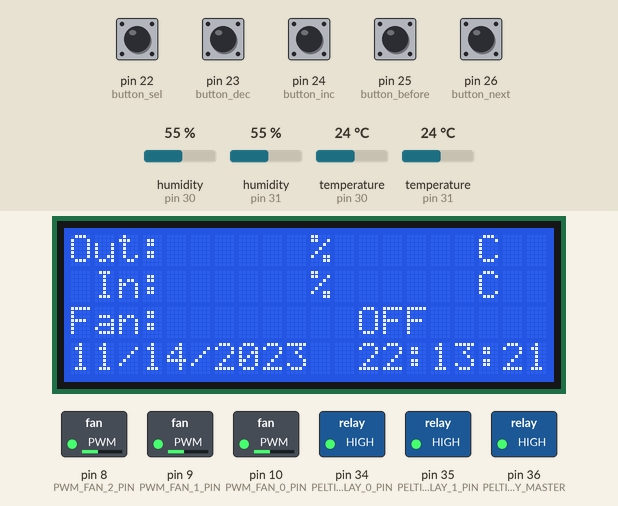
A sketch run on a simulated Arduino Mega 2560, built with avr-gcc and run on an emulated ATmega2560. On the bench: 20×4 character LCD, switched loads named in the sketch (green lamp = pin HIGH). The inputs (shaded band) are chosen by the test bench; at power-on: pin 22 (button_sel), pin 23 (button_dec), pin 24 (button_inc), pin 25 (button_before), pin 26 (button_next) HIGH, humidity (sensors on pin 30, pin 31) 55 %, temperature (sensors on pin 30, pin 31) 24 °C. The local clock reads 2024-03-15 10:24:30 at power-on unless the sketch sets it; what the sketch prints to the serial monitor is not drawn.

Above: at 1.6 s.
1.7 s: pin 25 (button_before) pulled LOW for 0.15 s
At 2.9 s:
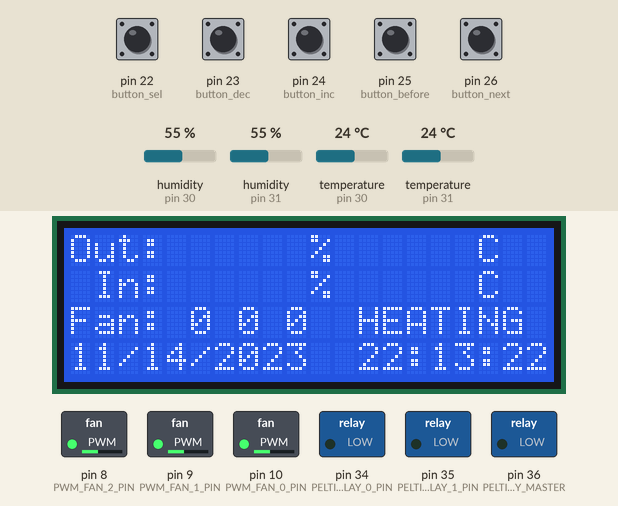
5.6 s: pin 26 (button_next) pulled LOW for 0.15 s
At 6.5 s:
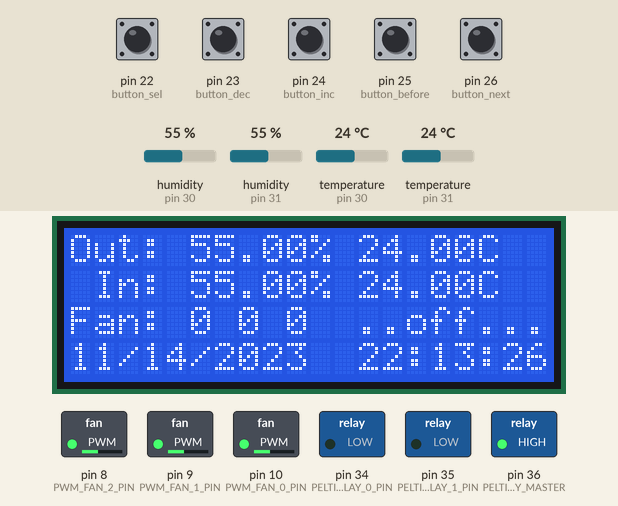
9.6 s: pin 26 (button_next) pulled LOW for 1 s
At 11.4 s:
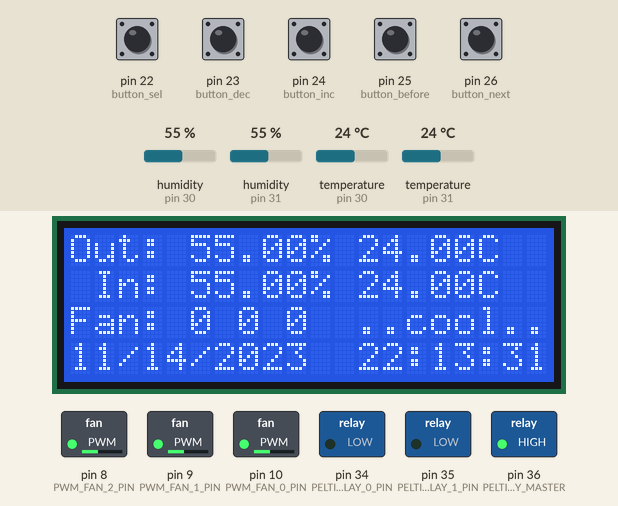
14.6 s: pin 26 (button_next) pulled LOW for 0.15 s
At 15.9 s:
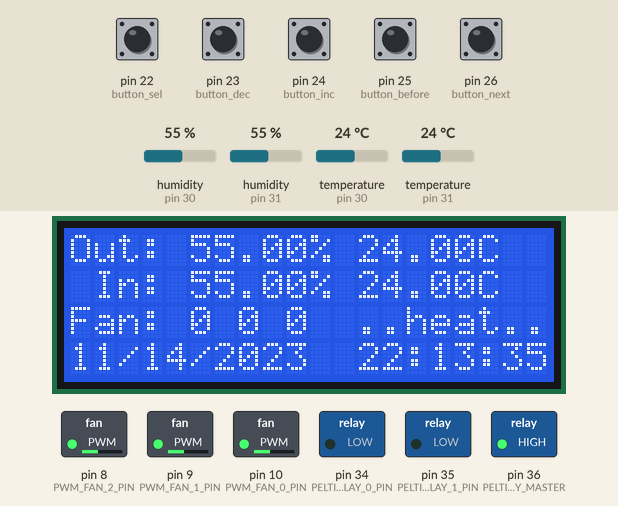
18.6 s: pin 25 (button_before) pulled LOW for 1 s
At 25.9 s:
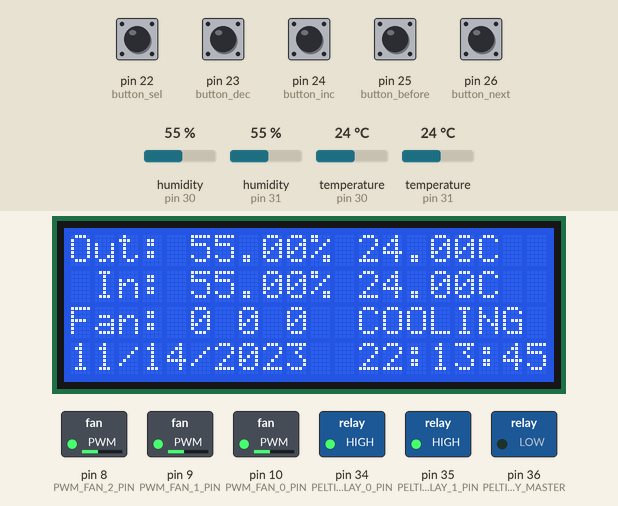
29.6 s: pin 22 (button_sel) pulled LOW for 0.15 s
At 30.9 s:
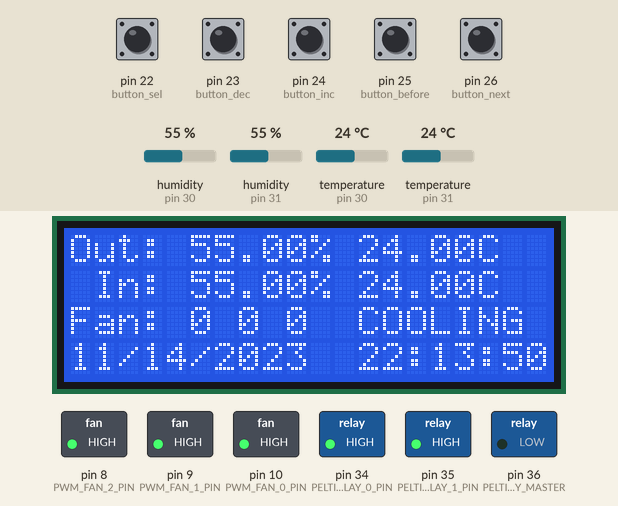
Timing chart, 0 to 32.6 s (numbered marks = the images above; inputs shaded):
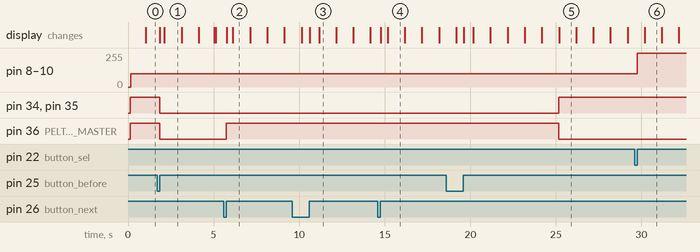

The sketch:

the_box.ino
```cpp
// Libraries used:
//
//  Adafruit unified sensor - by Adafruit
//  DHT Sensor Library - by Adafruit
//  RTClib - by Adafruit
//  LiquidCrystal_I2C - by Frank de Brabander
//  Button - by Michael Adams

#include <RTClib.h>
#include <LiquidCrystal_I2C.h>
#include <DHT.h>
#include <Button.h>


/*

$$$$$$$\  $$\   $$\ $$$$$$$$\ $$$$$$$$\  $$$$$$\  $$\   $$\  $$$$$$\
$$  __$$\ $$ |  $$ |\__$$  __|\__$$  __|$$  __$$\ $$$\  $$ |$$  __$$\
$$ |  $$ |$$ |  $$ |   $$ |      $$ |   $$ /  $$ |$$$$\ $$ |$$ /  \__|
$$$$$$$\ |$$ |  $$ |   $$ |      $$ |   $$ |  $$ |$$ $$\$$ |\$$$$$$\
$$  __$$\ $$ |  $$ |   $$ |      $$ |   $$ |  $$ |$$ \$$$$ | \____$$\
$$ |  $$ |$$ |  $$ |   $$ |      $$ |   $$ |  $$ |$$ |\$$$ |$$\   $$ |
$$$$$$$  |\$$$$$$  |   $$ |      $$ |    $$$$$$  |$$ | \$$ |\$$$$$$  |
\_______/  \______/    \__|      \__|    \______/ \__|  \__| \______/

*/
#define BUTTON_COUNT 5
Button button_next(26);
Button button_sel(22);
Button button_inc(24);
Button button_before(25);
Button button_dec(23);

#define BUTTON_NEXT 0
#define BUTTON_BEFORE 1
#define BUTTON_INC 2
#define BUTTON_DEC 3
#define BUTTON_SEL 4

Button buttons[5] = {button_next, button_before, button_inc, button_dec, button_sel};

void initButtons() {
  int i;
  for (i = 0; i < BUTTON_COUNT; i++)
  {
    buttons[i].begin();
  }
}

/*

$$$$$$$\  $$$$$$$$\ $$\    $$$$$$$$\ $$$$$$\ $$$$$$$$\ $$$$$$$\
$$  __$$\ $$  _____|$$ |   \__$$  __|\_$$  _|$$  _____|$$  __$$\
$$ |  $$ |$$ |      $$ |      $$ |     $$ |  $$ |      $$ |  $$ |
$$$$$$$  |$$$$$\    $$ |      $$ |     $$ |  $$$$$\    $$$$$$$  |
$$  ____/ $$  __|   $$ |      $$ |     $$ |  $$  __|   $$  __$$<
$$ |      $$ |      $$ |      $$ |     $$ |  $$ |      $$ |  $$ |
$$ |      $$$$$$$$\ $$$$$$$$\ $$ |   $$$$$$\ $$$$$$$$\ $$ |  $$ |
\__|      \________|\________|\__|   \______|\________|\__|  \__|

*/
#define PELTIER_RELAY_0_PIN 34
#define PELTIER_RELAY_1_PIN 35
#define PELTIER_RELAY_MASTER 36

#define PELTIER_STATE_COOL 0x00
#define PELTIER_STATE_OFF 0x01
#define PELTIER_STATE_HEAT 0x02
#define PELTIER_STATE_TOCOOL 0x03
#define PELTIER_STATE_TOHEAT 0x04
#define PELTIER_STATE_TOOFF 0x05

#define RELAY_0_BIT 0x01
#define RELAY_1_BIT 0x02
#define RELAY_MASTER_BIT 0x04

int peltierHardwareState; // Bits: 0 = HIGH, 1 = LOW
int peltierEngineState;
unsigned long int peltierLastTransitionTime;

void peltierHardwareHeat() {
  peltierHardwareOn();
  if ( !(peltierHardwareState & RELAY_1_BIT) ) {
    digitalWrite(PELTIER_RELAY_1_PIN, LOW);
    peltierHardwareState |= RELAY_1_BIT;
  }

  if ( !(peltierHardwareState & RELAY_0_BIT) ) {
      digitalWrite(PELTIER_RELAY_0_PIN, LOW);
    peltierHardwareState |= RELAY_0_BIT;
  }
}


void peltierHardwareCool() {
  peltierHardwareOn();
  if ( peltierHardwareState & RELAY_1_BIT ) {
    digitalWrite(PELTIER_RELAY_1_PIN, HIGH);
    peltierHardwareState &= (~RELAY_1_BIT);
  }

  if ( peltierHardwareState & RELAY_0_BIT ) {
      digitalWrite(PELTIER_RELAY_0_PIN, HIGH);
    peltierHardwareState &= (~RELAY_0_BIT);
  }
}

void peltierHardwareOn() {
  if ( !(peltierHardwareState & RELAY_MASTER_BIT) ) {
    digitalWrite(PELTIER_RELAY_MASTER, LOW); // Turn master relay on
    peltierHardwareState |= RELAY_MASTER_BIT;
  }
}

void peltierHardwareOff() {
  if ( peltierHardwareState & RELAY_MASTER_BIT ) {
    digitalWrite(PELTIER_RELAY_MASTER, HIGH); // Turn master relay off
    peltierHardwareState &= (~RELAY_MASTER_BIT);
  }
}

void peltierInit() {
      pinMode(PELTIER_RELAY_0_PIN, OUTPUT);
      pinMode(PELTIER_RELAY_1_PIN, OUTPUT);
      pinMode(PELTIER_RELAY_MASTER, OUTPUT);
      digitalWrite(PELTIER_RELAY_1_PIN, HIGH);
      digitalWrite(PELTIER_RELAY_0_PIN, HIGH);
      digitalWrite(PELTIER_RELAY_MASTER, HIGH); // Turn master relay off
      peltierHardwareState = 0;
      peltierEngineState = PELTIER_STATE_OFF;
      peltierPrintState();
}

void peltierPrintState() {
  const char *s;
  switch(peltierEngineState) {
    case PELTIER_STATE_OFF:    s = "OFF     "; break;
    case PELTIER_STATE_HEAT:   s = "HEATING "; break;
    case PELTIER_STATE_COOL:   s = "COOLING "; break;
    case PELTIER_STATE_TOHEAT: s = "..heat.."; break;
    case PELTIER_STATE_TOCOOL: s = "..cool.."; break;
    case PELTIER_STATE_TOOFF:  s = "..off..."; break;
  }
  lcdPeltierUpdate(s);
}

void peltierTick(unsigned long currentTime) {
  static unsigned long lastPeltierTick = 0;

  // Do something only every second
  if ( currentTime - lastPeltierTick > 1000 ) {
    switch(peltierEngineState) {
      case PELTIER_STATE_TOOFF:
        if ( currentTime - peltierLastTransitionTime > 5000 ) {
          peltierEngineState = PELTIER_STATE_OFF;
          peltierHardwareOff();
          peltierPrintState();
        }
        break;
      case PELTIER_STATE_TOCOOL:
        if ( currentTime - peltierLastTransitionTime > 5000 ) {
          peltierEngineState = PELTIER_STATE_COOL;
          peltierHardwareCool();
          peltierPrintState();
        }
        break;
      case PELTIER_STATE_TOHEAT:
        if ( currentTime - peltierLastTransitionTime > 5000 ) {
          peltierEngineState = PELTIER_STATE_HEAT;
          peltierHardwareHeat();
          peltierPrintState();
        }
        break;
    }
    lastPeltierTick = currentTime;
  }
}

void peltierStateOff() {
  bool change = false;
  switch(peltierEngineState) {
    case PELTIER_STATE_HEAT:
    case PELTIER_STATE_COOL:
      peltierEngineState = PELTIER_STATE_TOOFF; change = true; peltierHardwareOff(); break;
    case PELTIER_STATE_TOCOOL:
    case PELTIER_STATE_TOHEAT:
      peltierEngineState = PELTIER_STATE_TOOFF; change = true; break;
  }
  if ( change ) {
    peltierLastTransitionTime = millis();
    peltierPrintState();
  }
}

void peltierStateCool() {
  bool change = false;
    switch(peltierEngineState) {
    case PELTIER_STATE_HEAT: peltierEngineState = PELTIER_STATE_TOCOOL; change = true; peltierHardwareOff(); break;
    case PELTIER_STATE_OFF: peltierEngineState = PELTIER_STATE_COOL;  change = true; peltierHardwareCool(); break;
    case PELTIER_STATE_TOOFF:
    case PELTIER_STATE_TOHEAT:
      peltierEngineState = PELTIER_STATE_TOCOOL; change = true; break;
  }
  if ( change ) {
    peltierLastTransitionTime = millis();
    peltierPrintState();
  }
}

void peltierStateHeat() {
  bool change = false;
   switch(peltierEngineState) {
    case PELTIER_STATE_COOL: peltierEngineState = PELTIER_STATE_TOHEAT; change = true; peltierHardwareOff(); break;
    case PELTIER_STATE_OFF: peltierEngineState = PELTIER_STATE_HEAT; change = true; peltierHardwareHeat(); break;
    case PELTIER_STATE_TOOFF:
    case PELTIER_STATE_TOCOOL:
      peltierEngineState = PELTIER_STATE_TOHEAT; change = true; break;
  }
  if ( change ) {
    peltierLastTransitionTime = millis();
    peltierPrintState();
  }
}

void peltierStateCycle(int upOrDown) {
  switch(peltierEngineState) {
    case PELTIER_STATE_OFF:
    case PELTIER_STATE_TOOFF:
      if ( upOrDown > 0 ) peltierStateCool();
      else peltierStateHeat();
      break;
    case PELTIER_STATE_COOL:
    case PELTIER_STATE_TOCOOL:
      if ( upOrDown > 0 ) peltierStateHeat();
      else peltierStateOff();
      break;
    case PELTIER_STATE_HEAT:
    case PELTIER_STATE_TOHEAT:
      if ( upOrDown > 0 ) peltierStateOff();
      else peltierStateCool();
      break;
  }
}


/*

$$$$$$$$\  $$$$$$\  $$\   $$\
$$  _____|$$  __$$\ $$$\  $$ |
$$ |      $$ /  $$ |$$$$\ $$ |
$$$$$\    $$$$$$$$ |$$ $$\$$ |
$$  __|   $$  __$$ |$$ \$$$$ |
$$ |      $$ |  $$ |$$ |\$$$ |
$$ |      $$ |  $$ |$$ | \$$ |
\__|      \__|  \__|\__|  \__|

*/

// FAN1 is outside one
#define FAN_INIT 0
#define FAN_0_SET 1
#define FAN_1_SET 2
#define FAN_2_SET 3
#define FAN_0_CHANGE 4
#define FAN_1_CHANGE 5
#define FAN_2_CHANGE 6
#define FAN_TOGGLE_MIN_MAX 7

#define PWM_FAN_0_PIN 10
#define PWM_FAN_1_PIN 9
#define PWM_FAN_2_PIN 8

#define FAN_0_TACH_PIN 2
#define FAN_1_TACH_PIN 3
#define FAN_2_TACH_PIN 4

volatile int fan0PulseCounter, fan1PulseCounter, fan2PulseCounter;

/**
 * Performs a fan operation.
 * Opt can be one of the operations above.
 * Arg is a number 0-255.
 */
void fan(byte opt, int arg)
{
  static int fanSpeed[] = {100, 100, 100};
  int ch = 0; // bitmask tracking which fans changed

  switch (opt)
  {
  case FAN_INIT:
    pinMode(PWM_FAN_0_PIN, OUTPUT);
    pinMode(PWM_FAN_1_PIN, OUTPUT);
    pinMode(PWM_FAN_2_PIN, OUTPUT);
    ch |= (0x01 | 0x02 | 0x04);
    break;
  case FAN_0_SET:
    fanSpeed[0] = arg;
    ch |= 0x01;
    break;
  case FAN_1_SET:
    fanSpeed[1] = arg;
    ch |= 0x02;
    break;
  case FAN_2_SET:
    fanSpeed[2] = arg;
    ch |= 0x04;
    break;
  case FAN_0_CHANGE:
    fanSpeed[0] += arg;
    ch |= 0x01;
    if (fanSpeed[0] > 255)
      fanSpeed[0] = 255;
    if (fanSpeed[0] < 0)
      fanSpeed[0] = 0;
    break;
  case FAN_1_CHANGE:
    fanSpeed[1] += arg;
    ch |= 0x02;
    if (fanSpeed[1] > 255)
      fanSpeed[1] = 255;
    if (fanSpeed[1] < 0)
      fanSpeed[1] = 0;
    break;
  case FAN_2_CHANGE:
    fanSpeed[2] += arg;
    ch |= 0x04;
    if (fanSpeed[2] > 255)
      fanSpeed[2] = 255;
    if (fanSpeed[2] < 0)
      fanSpeed[2] = 0;
    break;
  case FAN_TOGGLE_MIN_MAX:
    if (fanSpeed[0] != 255)
    {
      fanSpeed[0] = 255;
      fanSpeed[1] = 255;
      fanSpeed[2] = 255;
    }
    else
    {
      fanSpeed[0] = 0;
      fanSpeed[1] = 0;
      fanSpeed[2] = 0;
    }
    ch |= (0x01 | 0x02 | 0x04);
    break;
  }
  if (ch & 0x01)
    analogWrite(PWM_FAN_0_PIN, fanSpeed[0]);
  if (ch & 0x02)
    analogWrite(PWM_FAN_1_PIN, fanSpeed[1]);
  if (ch & 0x04)
    analogWrite(PWM_FAN_2_PIN, fanSpeed[2]);
}

// ISRs
void fan0Tach() { fan0PulseCounter++; }
void fan1Tach() { fan1PulseCounter++; }
void fan2Tach() { fan2PulseCounter++; }

// Fan tick is mostly just using the fan tach interrupts to measure the speed of the fan.
// It runs every 2 seconds and consumes 200 ms to measure the fans.
void fanTick(unsigned long currentTime)
{
  static unsigned long lastFanTick = 0;

  if ( (currentTime - lastFanTick) > 2000) {
    fan0PulseCounter = fan1PulseCounter = fan2PulseCounter = 0;
    attachInterrupt(digitalPinToInterrupt(FAN_0_TACH_PIN), fan0Tach, RISING);
    attachInterrupt(digitalPinToInterrupt(FAN_1_TACH_PIN), fan1Tach, RISING);
    attachInterrupt(digitalPinToInterrupt(FAN_2_TACH_PIN), fan2Tach, RISING);
    delay(100);
    detachInterrupt(digitalPinToInterrupt(FAN_0_TACH_PIN));
    detachInterrupt(digitalPinToInterrupt(FAN_1_TACH_PIN));
    detachInterrupt(digitalPinToInterrupt(FAN_2_TACH_PIN));
    lcdFanUpdate(fan0PulseCounter, fan1PulseCounter, fan2PulseCounter);
    lastFanTick = currentTime;
  }
}

/*

$$\       $$$$$$\  $$$$$$$\
$$ |     $$  __$$\ $$  __$$\
$$ |     $$ /  \__|$$ |  $$ |
$$ |     $$ |      $$ |  $$ |
$$ |     $$ |      $$ |  $$ |
$$ |     $$ |  $$\ $$ |  $$ |
$$$$$$$$\\$$$$$$  |$$$$$$$  |
\________|\______/ \_______/

*/
LiquidCrystal_I2C lcd(0x27, 20, 4); // set the LCD address to 0x27 for a 16 chars and 2 line display

int currentScreen = 0;
const char *screen[][4] = {
  {
    "Out:      %      C  ",
    " In:      %      C  ",
    "Fan:                ",
    "   Digital Geyser   "
  }
};

void lcdSensorUpdate(float hOut, float tOut, float hIn, float tIn) {
    lcdPrintFloatAt(5, 0, hOut);
    lcdPrintFloatAt(12, 0, tOut);
    lcdPrintFloatAt(5, 1, hIn);
    lcdPrintFloatAt(12, 1, tIn);
}

void lcdPeltierUpdate(const char *s) {
    lcdPrintStringAt(12, 2, s);
}

void lcdFanUpdate(int fan0Counter, int fan1Counter, int fan2Counter) {
    lcdPrintIntAt(5, 2, fan0Counter); // At full speed, this is mostly 5, sometimes 4.
    lcdPrintIntAt(7, 2, fan1Counter); // When fan is not spinning, this is 0.
    lcdPrintIntAt(9, 2, fan2Counter); // When fan is not spinning, this is 0.
}

void lcdClockUpdate(DateTime dt) {
    char buf2[] = "MM/DD/YYYY  hh:mm:ss";
    lcdPrintStringAt(0, 3, dt.toString(buf2));
}

void lcdUpdate(const char *line0, const char *line1, const char *line2, const char *line3)
{
  lcd.setCursor(0, 0);
  lcd.print(line0);
  lcd.setCursor(0, 1);
  lcd.print(line1);
  lcd.setCursor(0, 2);
  lcd.print(line2);
  lcd.setCursor(0, 3);
  lcd.print(line3);
}

void lcdPrintFloatAt(byte x, byte y, float f)
{
  lcd.setCursor(x, y);
  lcd.print(f);
}

void lcdPrintIntAt(byte x, byte y, int i) {
  lcd.setCursor(x, y);
  lcd.print(i);
}

void lcdPrintStringAt(byte x, byte y, const char *s)
{
  lcd.setCursor(x, y);
  lcd.print(s);
}

void lcdDrawScreen(int n) {
  currentScreen = n;
  lcdUpdate(screen[n][0], screen[n][1], screen[n][2], screen[n][3]);
}

void lcdInit()
{
  lcd.init();
  lcd.backlight();
  lcdDrawScreen(0);
}

/*

 $$$$$$\  $$\       $$$$$$\   $$$$$$\  $$\   $$\
$$  __$$\ $$ |     $$  __$$\ $$  __$$\ $$ | $$  |
$$ /  \__|$$ |     $$ /  $$ |$$ /  \__|$$ |$$  /
$$ |      $$ |     $$ |  $$ |$$ |      $$$$$  /
$$ |      $$ |     $$ |  $$ |$$ |      $$  $$<
$$ |  $$\ $$ |     $$ |  $$ |$$ |  $$\ $$ |\$$\
\$$$$$$  |$$$$$$$$\ $$$$$$  |\$$$$$$  |$$ | \$$\
 \______/ \________|\______/  \______/ \__|  \__|

*/
RTC_DS3231 clock;
unsigned long lastClockTick = 0;

void clockInit() {
  clock.begin();

  // This line will set the time to whatever the time was when the sketch was compiled.
  // Take this out later.
  clock.adjust(DateTime(F(__DATE__), F(__TIME__)));

}

void clockTick(unsigned long currentTime)
{
  static unsigned long lastClockTick = 0;

  if (currentTime - lastClockTick > 1000)
  {
    DateTime now = clock.now();
    lcdClockUpdate(now);
    lastClockTick = currentTime;
  }
}


/*

 $$$$$$\  $$$$$$$$\ $$\   $$\  $$$$$$\   $$$$$$\  $$$$$$$\   $$$$$$\
$$  __$$\ $$  _____|$$$\  $$ |$$  __$$\ $$  __$$\ $$  __$$\ $$  __$$\
$$ /  \__|$$ |      $$$$\ $$ |$$ /  \__|$$ /  $$ |$$ |  $$ |$$ /  \__|
\$$$$$$\  $$$$$\    $$ $$\$$ |\$$$$$$\  $$ |  $$ |$$$$$$$  |\$$$$$$\
 \____$$\ $$  __|   $$ \$$$$ | \____$$\ $$ |  $$ |$$  __$$<  \____$$\
$$\   $$ |$$ |      $$ |\$$$ |$$\   $$ |$$ |  $$ |$$ |  $$ |$$\   $$ |
\$$$$$$  |$$$$$$$$\ $$ | \$$ |\$$$$$$  | $$$$$$  |$$ |  $$ |\$$$$$$  |
 \______/ \________|\__|  \__| \______/  \______/ \__|  \__| \______/

*/
#define TEMPERATURE_HUMIDITY_SENSOR_OUT_PIN 30
#define TEMPERATURE_HUMIDITY_SENSOR_IN_PIN 31

#define IN_SENSOR_TYPE DHT22
#define OUT_SENSOR_TYPE DHT22
DHT outsideSensor(TEMPERATURE_HUMIDITY_SENSOR_OUT_PIN, OUT_SENSOR_TYPE);
DHT insideSensor(TEMPERATURE_HUMIDITY_SENSOR_IN_PIN, IN_SENSOR_TYPE);


void sensorTick(unsigned long currentTime)
{
  static unsigned long lastSensorTick = 0;

  if (currentTime - lastSensorTick > 5000)
  {
    float hOut = outsideSensor.readHumidity();
    float tOut = outsideSensor.readTemperature();

    float hIn = insideSensor.readHumidity();
    float tIn = insideSensor.readTemperature();

    lcdSensorUpdate(hOut, tOut, hIn, tIn);

    lastSensorTick = currentTime;
  }
}

void sensorInit() {
  outsideSensor.begin();
  insideSensor.begin();

}

/*

 $$$$$$\  $$$$$$$$\ $$$$$$$$\ $$\   $$\ $$$$$$$\
$$  __$$\ $$  _____|\__$$  __|$$ |  $$ |$$  __$$\
$$ /  \__|$$ |         $$ |   $$ |  $$ |$$ |  $$ |
\$$$$$$\  $$$$$\       $$ |   $$ |  $$ |$$$$$$$  |
 \____$$\ $$  __|      $$ |   $$ |  $$ |$$  ____/
$$\   $$ |$$ |         $$ |   $$ |  $$ |$$ |
\$$$$$$  |$$$$$$$$\    $$ |   \$$$$$$  |$$ |
 \______/ \________|   \__|    \______/ \__|

*/
void setup()
{
  Serial.begin(115200);
  Serial.println(F("Serial init."));

  lcdInit();

  clockInit();
  Serial.println(F("Clock init."));

  initButtons();
  sensorInit();
  Serial.println(F("Sensor init."));

  peltierInit();
  fan(FAN_INIT, 0);
}


/*

$$\       $$$$$$\   $$$$$$\  $$$$$$$\
$$ |     $$  __$$\ $$  __$$\ $$  __$$\
$$ |     $$ /  $$ |$$ /  $$ |$$ |  $$ |
$$ |     $$ |  $$ |$$ |  $$ |$$$$$$$  |
$$ |     $$ |  $$ |$$ |  $$ |$$  ____/
$$ |     $$ |  $$ |$$ |  $$ |$$ |
$$$$$$$$\ $$$$$$  | $$$$$$  |$$ |
\________|\______/  \______/ \__|

*/
void checkButtons()
{
  for (int i = 0; i < BUTTON_COUNT; i++)
  {
    if (buttons[i].toggled())
    {
      if (buttons[i].read() == Button::PRESSED)
      {
        if (i == BUTTON_INC)
        {
          fan(FAN_0_CHANGE, 25);
          fan(FAN_1_CHANGE, 25);
          fan(FAN_2_CHANGE, 25);
        }
        else if (i == BUTTON_DEC)
        {
          fan(FAN_0_CHANGE, -25);
          fan(FAN_1_CHANGE, -25);
          fan(FAN_2_CHANGE, -25);
        }
        else if (i == BUTTON_NEXT)
        {
          peltierStateCycle(1);
        }
        else if (i == BUTTON_BEFORE)
        {
          peltierStateCycle(-1);
        }
        else if (i == BUTTON_SEL)
        {
          fan(FAN_TOGGLE_MIN_MAX, 0);
        }
      }
    }
  }
}

void loop()
{
  unsigned long currentTime = millis();
  checkButtons();

  sensorTick(currentTime);
  clockTick(currentTime);
  fanTick(currentTime);
  peltierTick(currentTime);
}
```

Measured:
- after the input at 1.7 s, pin 34 (PELTIER_RELAY_0_PIN), pin 35 (PELTIER_RELAY_1_PIN), pin 36 (PELTIER_RELAY_MASTER): HIGH → LOW after 0.15 s; the display: first changes after 0.16 s (image 1 shows a later state)
- after the input at 5.6 s, pin 36 (PELTIER_RELAY_MASTER): LOW → HIGH after 0.15 s; the display: first changes after 0.16 s (image 2 shows a later state)
- after the input at 9.6 s, the display: first differs from a run without the input after 1.0 s (image 3 shows a later state)
- after the input at 14.6 s, pin 34 (PELTIER_RELAY_0_PIN), pin 35 (PELTIER_RELAY_1_PIN): stays LOW (without the input it goes to HIGH after 1.6 s); pin 36 (PELTIER_RELAY_MASTER): stays HIGH (without the input it goes to LOW after 1.6 s); the display: first changes after 0.16 s (image 4 shows a later state)
- after the input at 18.6 s, pin 34 (PELTIER_RELAY_0_PIN), pin 35 (PELTIER_RELAY_1_PIN): LOW → HIGH after 6.6 s; pin 36 (PELTIER_RELAY_MASTER): HIGH → LOW after 6.6 s instead of 1.6 s; the display: first differs from a run without the input after 1.0 s (image 5 shows a later state)
- after the input at 29.6 s, pin 8 (PWM_FAN_2_PIN), pin 9 (PWM_FAN_1_PIN), pin 10 (PWM_FAN_0_PIN): 100/255 → 255/255 after 0.15 s
- what the display in image 2 shows lasts 1.0 s, from 6.1 s to 7.1 s
